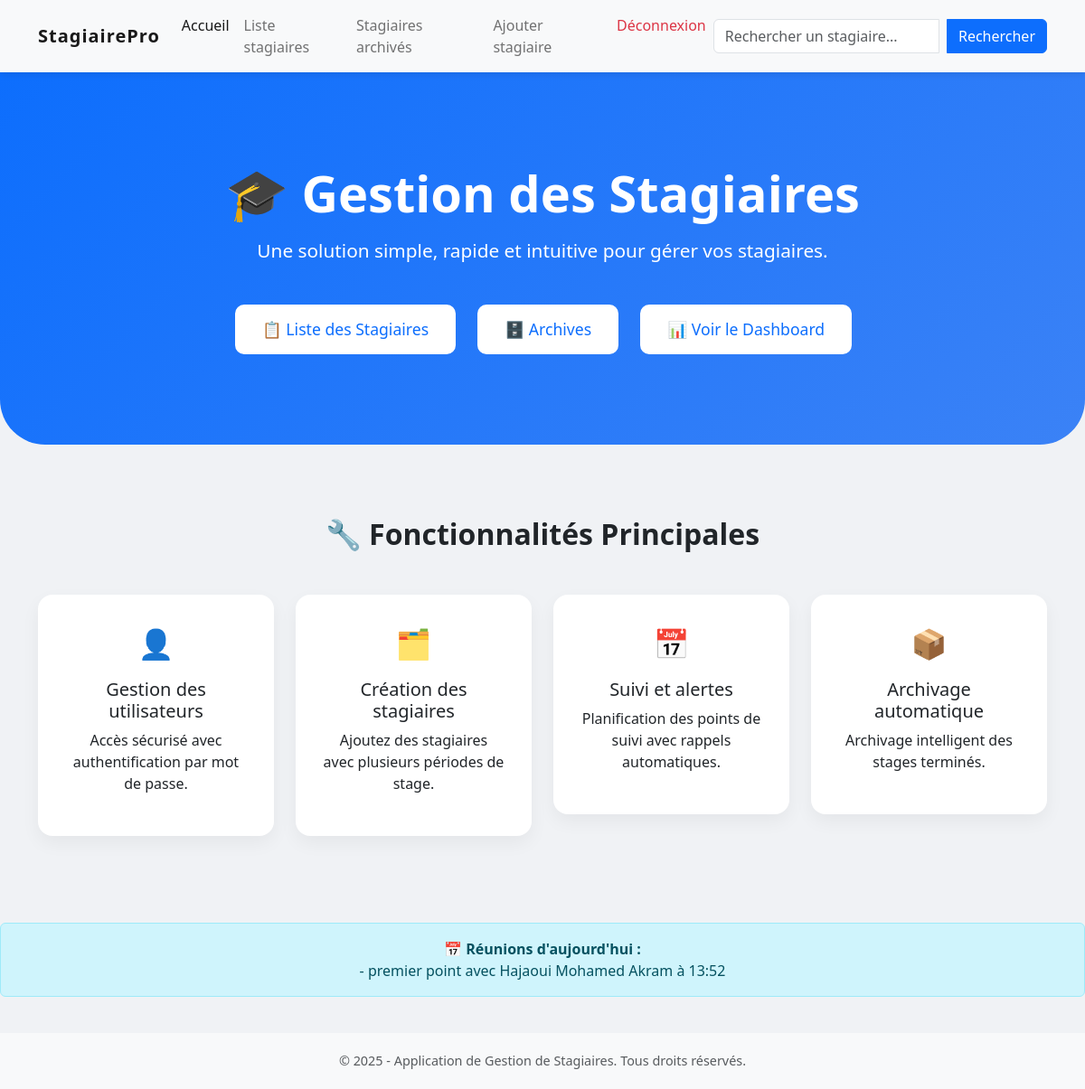
The app's page /home/ (signed in) with its own data.
### myApp/models.py (models this page shows, shortened)
class Reunion(models.Model):
    stagiaire = models.ForeignKey(Stagiaire, on_delete=models.CASCADE, related_name='reunions')
    titre = models.CharField(max_length=200)
    date = models.DateTimeField()
    description = models.TextField(blank=True)

class Stagiaire(models.Model):
    nom = models.CharField(max_length=100)
    prenom = models.CharField(max_length=100)
    email = models.EmailField()
    telephone = models.CharField(max_length=20)
    universite = models.CharField(max_length=150)
    projet = models.CharField(max_length=200)
    type_stage = models.CharField(max_length=50)
    date_debut = models.DateField()
    date_fin = models.DateField()
    archive = models.BooleanField(default=False)

### myApp/views.py (the view)
# urls.py: path('home/', views.home, name='home'),
@login_required(login_url='login')
@never_cache
@login_required
def home(request):
    today = timezone.now().date()
    reunions_du_jour = Reunion.objects.filter(date__date=today)
    return render(request, 'myApp/home.html', {
        'reunions_du_jour': reunions_du_jour
    })

### myApp/templates/myApp/home.html (shortened to what this page needs)
{% extends "myApp/base.html" %}
{% block content %}
<!DOCTYPE html>
<html lang="fr">
<head>
  <link href="https://cdn.jsdelivr.net/npm/bootstrap@5.3.2/dist/css/bootstrap.min.css" rel="stylesheet" />
  <link rel="stylesheet" href="https://cdnjs.cloudflare.com/ajax/libs/animate.css/4.1.1/animate.min.css"/>
</head>
<body>
  <section class="hero animate__animated animate__fadeInDown">
    <div class="container">
      <h1>🎓 Gestion des Stagiaires</h1>
      <p>Une solution simple, rapide et intuitive pour gérer vos stagiaires.</p>
      <div class="mt-4">
        <a href="{% url 'stagiaire' %}" class="btn btn-custom">
          📋 Liste des Stagiaires
        </a>
        <a href="{% url 'archive' %}" class="btn btn-custom">
          🗄️ Archives
        </a>
        <a href="{% url 'dashboard' %}" class="btn btn-custom me-2">📊 Voir le Dashboard</a>
      </div>
    </div>
  </section>
  <section class="features">
    <div class="container">
      <h2 class="text-center fw-bold mb-5">🔧 Fonctionnalités Principales</h2>
      <div class="row g-4">
        <div class="col-md-3">
          <div class="feature-card text-center">
            <div class="feature-icon">👤</div>
            <h5>Gestion des utilisateurs</h5>
            <p>Accès sécurisé avec authentification par mot de passe.</p>
          </div>
        </div>
        <div class="col-md-3">
          <div class="feature-card text-center">
            <div class="feature-icon">🗂️</div>
            <h5>Création des stagiaires</h5>
            <p>Ajoutez des stagiaires avec plusieurs périodes de stage.</p>
          </div>
        </div>
        <div class="col-md-3">
          <div class="feature-card text-center">
            <div class="feature-icon">📅</div>
            <h5>Suivi et alertes</h5>
            <p>Planification des points de suivi avec rappels automatiques.</p>
          </div>
        </div>
        <div class="col-md-3">
          <div class="feature-card text-center">
            <div class="feature-icon">📦</div>
            <h5>Archivage automatique</h5>
            <p>Archivage intelligent des stages terminés.</p>
          </div>
        </div>
      </div>
    </div>
  </section>
{% if reunions_du_jour %}
<div class="alert alert-info text-center mt-3 animate__animated animate__fadeInDown">
    📅 <strong>Réunions d'aujourd'hui :</strong><br>
    {% for reunion in reunions_du_jour %}
        - {{ reunion.titre }} avec {{ reunion.stagiaire.nom }} {{ reunion.stagiaire.prenom }}
          à {{ reunion.date|date:"H:i" }}<br>
    {% endfor %}
</div>
{% else %}
<div class="alert alert-success text-center mt-3 animate__animated animate__fadeInDown">
    ✅ Aucune réunion prévue aujourd'hui.
</div>
{% endif %}
  <footer class="text-center text-muted">
    &copy; 2025 - Application de Gestion de Stagiaires. Tous droits réservés.
  </footer>
</body>
</html>
{% endblock %}

### myApp/templates/myApp/base.html (style rules this page uses)
:root { --bs-primary: #007bff; --bs-primary-hover: #0056b3; }
footer { background-color: #f8f9fa; padding: 15px 0; text-align: center; font-size: 0.9rem; color: #666; margin-top: 40px; }

### myApp/templates/myApp/home.html (style rules this page uses)
body { font-family: 'Segoe UI', Tahoma, Geneva, Verdana, sans-serif; background-color: #f0f2f5; }
.hero { background: linear-gradient(135deg, #0d6efd, #3b82f6); color: white; padding: 100px 0; text-align: center; border-bottom-left-radius: 50px; border-bottom-right-radius: 50px; }
.hero h1 { font-size: 3.5rem; font-weight: bold; }
.hero p { font-size: 1.3rem; margin-top: 15px; }
.btn-custom { margin: 20px 10px 0 10px; padding: 12px 28px; font-size: 1.1rem; border-radius: 10px; background-color: #ffffff; color: #0d6efd; border: 2px solid #ffffff; transition: all 0.3s ease-in-out; }
.features { padding: 80px 0; }
.feature-card { background: #ffffff; border: none; border-radius: 16px; padding: 30px; box-shadow: 0 8px 20px rgba(0, 0, 0, 0.05); transition: transform 0.3s ease; }
.feature-icon { font-size: 2rem; margin-bottom: 15px; color: #0d6efd; }
footer { background-color: #f8f9fa; padding: 20px 0; font-size: 0.9rem; }

### records on screen
Reunion: titre "premier point", stagiaire.nom "Hajaoui", stagiaire.prenom "Mohamed Akram", date "13:52"
